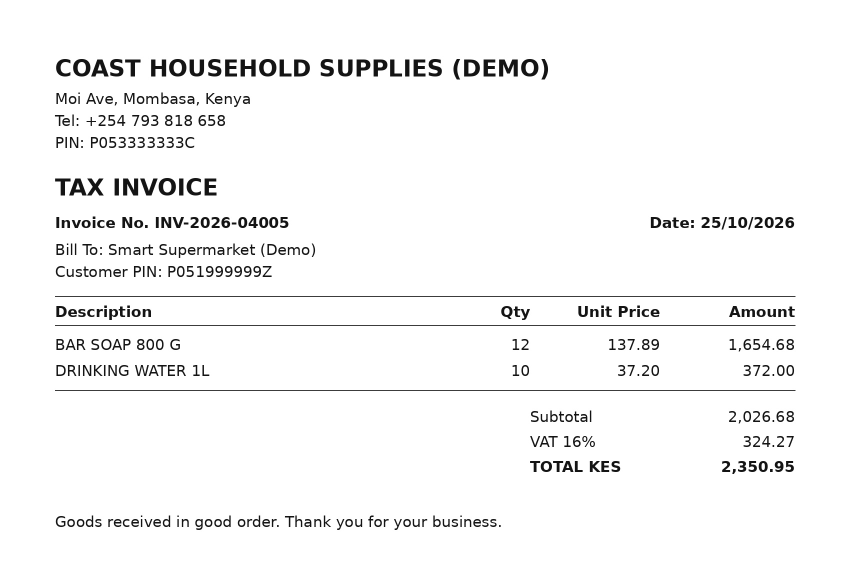
#> input picture sample-data/invoices/invoice-001-classic-clean.jpg, 1700 x 1166 px (shown at 1/2 size)
$ python -i preprocessing.py   (imports and definitions only)   (older library calls are emulated)
#> lines starting #> are read from the running program, lines starting #| are printed output that depends on the picture; after the words box and inside, x2 and y2 are one past the last pixel; in counts of white or black regions, pixels touching at a corner belong together
#> further down, picture is the input picture: shape (1166, 1700, 3); min 12, max 255, mean 246.4
"""OpenCV image preparation for OCR.

Steps (each one is reported, so the review screen and the project report can show what
was done to a photo):

1. Decode, apply the camera's EXIF rotation, and resize so text is a readable size
   (longest side <= 2600 px keeps memory low; small images are enlarged).
2. Measure quality: sharpness (variance of the Laplacian), brightness and contrast.
3. Find the paper: edge detection + the largest four-cornered contour; if it covers a
   reasonable part of the photo, a perspective transform flattens it.
4. Straighten: estimate the text angle from the minimum-area rectangle around ink pixels
   and rotate it level (up to +/- 15 degrees).
5. Clean: remove noise, even out lighting (CLAHE), then adaptive thresholding to black
   text on white, which Tesseract reads best.
"""

import io
from dataclasses import dataclass, field

import cv2
import numpy as np
from PIL import Image, ImageOps

from app.ai.ocr.types import Quality

MAX_SIDE = 2600
MIN_WIDTH = 1400

# Thresholds chosen on the synthetic dataset; documented in docs/ai/ocr.md.
BLUR_WARN = 60.0
DARK_WARN = 70.0
BRIGHT_WARN = 235.0
FAINT_INK = 110.0  # darkest 1% of pixels lighter than this: text is washed out


@dataclass
class Prepared:
    image: np.ndarray  # cleaned, binarised image for OCR
    display: np.ndarray  # straightened colour image for the review screen
    quality: Quality
    steps: list[str] = field(default_factory=list)


# [5 lines left out: function decode, not called in this run]


def _resize(img: np.ndarray, steps: list[str]) -> np.ndarray:
    h, w = img.shape[:2]
    if max(h, w) > MAX_SIDE:
        scale = MAX_SIDE / max(h, w)
        img = cv2.resize(img, (int(w * scale), int(h * scale)), interpolation=cv2.INTER_AREA)
        steps.append(f"resized down x{scale:.2f}")
    elif w < MIN_WIDTH:
        scale = MIN_WIDTH / w
        img = cv2.resize(img, (int(w * scale), int(h * scale)), interpolation=cv2.INTER_CUBIC)
        steps.append(f"resized up x{scale:.2f}")
    return img


def measure(gray: np.ndarray) -> Quality:
    q = Quality(
        blur=float(cv2.Laplacian(gray, cv2.CV_64F).var()),
        brightness=float(gray.mean()),
        contrast=float(gray.std()),
        height=gray.shape[0],
        width=gray.shape[1],
    )
    # How dark is the darkest ink? On a readable page the darkest 1% of pixels is near
    # black. Average brightness alone misleads: white paper is naturally bright.
    ink = float(np.percentile(gray, 1))
#> ink = 20
    blurry = q.blur < BLUR_WARN
#> blurry = False
    if blurry:
        q.problems.append("The photo looks blurry. Hold the phone steady and retake it.")
    if q.brightness < DARK_WARN:
        q.problems.append("The photo is too dark. Use more light.")
    elif ink > FAINT_INK and not blurry:  # blur also lightens ink; one message is enough
        if q.brightness > BRIGHT_WARN:
            q.problems.append("The photo is over-exposed. Avoid glare or direct light.")
        else:
            q.problems.append("The text is faint (low contrast).")
    # Simple 0..1 score: penalise each problem.
    q.score = max(0.0, 1.0 - 0.3 * len(q.problems))
#> q.score = 1
    return q


# [7 lines left out: function _order_corners, not called in this run]


def find_document(img: np.ndarray) -> np.ndarray | None:
    """Corners of the paper if a clear four-sided outline is found, else None."""
    gray = cv2.cvtColor(img, cv2.COLOR_BGR2GRAY)
    small_scale = 800 / max(gray.shape)
    small = cv2.resize(gray, None, fx=small_scale, fy=small_scale) if small_scale < 1 else gray
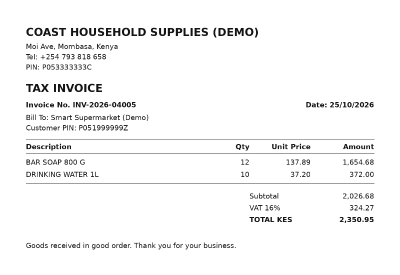
#> small: shape (549, 800) (shown at 1/2 size); min 14, max 255, mean 246.3
    if small_scale >= 1:
        small_scale = 1.0
    blur = cv2.GaussianBlur(small, (5, 5), 0)
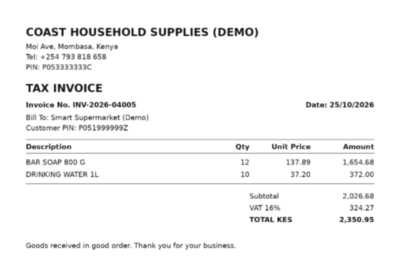
#> blur: shape (549, 800) (shown at 1/2 size); min 20, max 255, mean 246.3
    edges = cv2.Canny(blur, 40, 120)
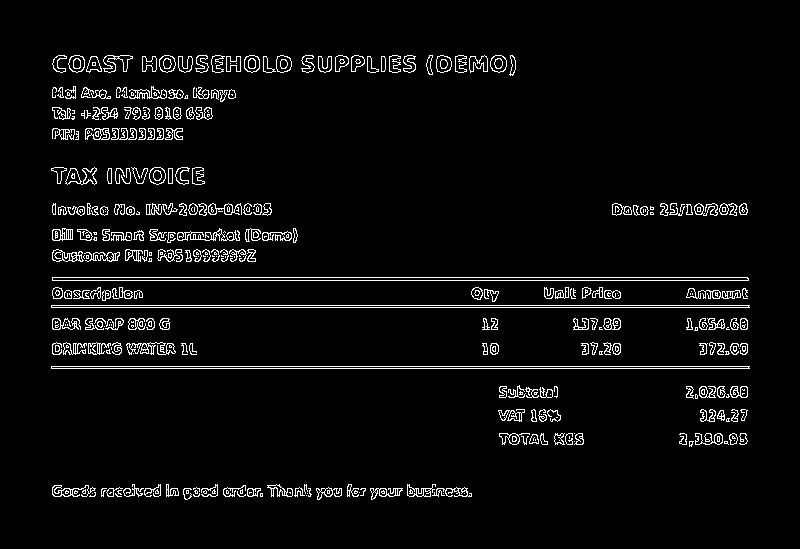
#> edges: shape (549, 800); 4.4% white in thin lines or dots, all inside (x1, y1, x2, y2) = (51, 55, 750, 500)
    edges = cv2.dilate(edges, np.ones((3, 3), np.uint8), iterations=2)
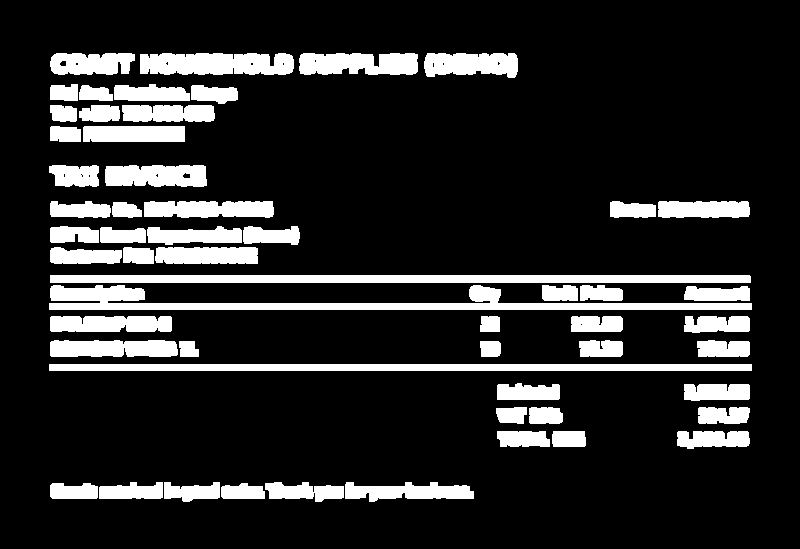
#> edges: shape (549, 800); 16% white; 56 white regions
    contours, _ = cv2.findContours(edges, cv2.RETR_EXTERNAL, cv2.CHAIN_APPROX_SIMPLE)
#> contours = 56 contours; largest, box (x1, y1, x2, y2) and area: (49, 285, 752, 310) 5860, (50, 275, 751, 283) 4900, (49, 364, 752, 371) 4212, (140, 53, 294, 75) 2858, (299, 53, 418, 75) 2150
    area_total = small.shape[0] * small.shape[1]
    for c in sorted(contours, key=cv2.contourArea, reverse=True)[:5]:
        area = cv2.contourArea(c)
        if area < 0.25 * area_total:
            break
        approx = cv2.approxPolyDP(c, 0.02 * cv2.arcLength(c, True), True)
        if len(approx) == 4 and cv2.isContourConvex(approx):
            # Ignore outlines that are basically the photo frame itself.
            if area > 0.97 * area_total:
                return None
            return _order_corners(approx.reshape(4, 2).astype(np.float32) / small_scale)
#> this loop made 1 pass
#> area on pass 1: 5860.5
    return None


# [11 lines left out: function flatten, not called in this run]


def estimate_skew(gray: np.ndarray) -> float:
    """Angle (degrees) of the text lines, from the rotated rectangles around text rows."""
    binary = cv2.threshold(gray, 0, 255, cv2.THRESH_BINARY_INV + cv2.THRESH_OTSU)[1]
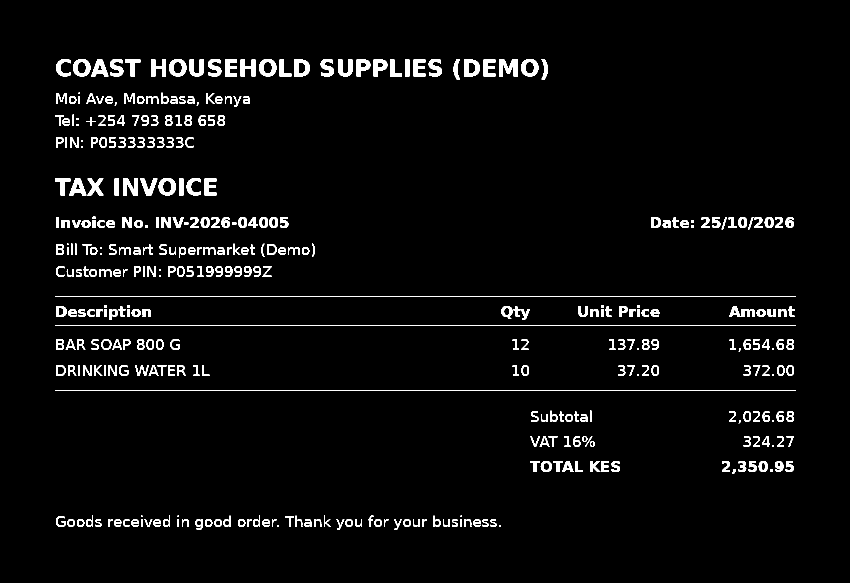
#> binary: shape (1166, 1700) (shown at 1/2 size); 3.8% white; 378 white regions (21 under 20 px), largest, box (x1, y1, x2, y2) and area: (110, 592, 1591, 594) 2962, (110, 650, 1591, 652) 2962, (110, 780, 1591, 782) 2962
    # Join characters into horizontal text blobs so each blob's angle follows its line.
    kernel = cv2.getStructuringElement(cv2.MORPH_RECT, (max(15, gray.shape[1] // 60), 3))
    blobs = cv2.dilate(binary, kernel, iterations=1)
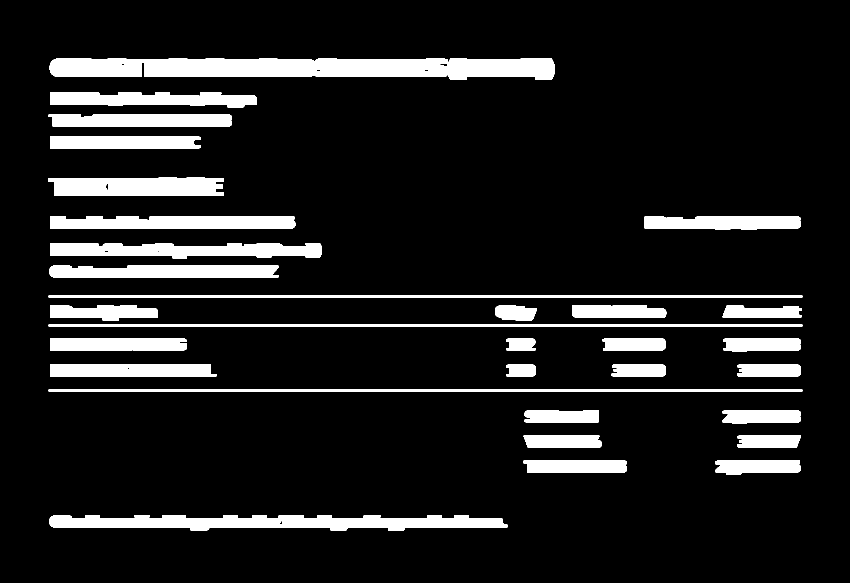
#> blobs: shape (1166, 1700) (shown at 1/2 size); 11% white; 33 white regions
    contours, _ = cv2.findContours(blobs, cv2.RETR_EXTERNAL, cv2.CHAIN_APPROX_SIMPLE)
#> contours = 33 contours; largest, box (x1, y1, x2, y2) and area: (99, 117, 1110, 160) 35738, (99, 1030, 1015, 1061) 18055, (97, 355, 447, 392) 11766, (100, 486, 644, 517) 11671, (100, 432, 591, 457) 10699
    angles, weights = [], []
    for c in contours:
        (_, _), (w, h), angle = cv2.minAreaRect(c)
        # OpenCV reports angles in [0, 90); when it calls the long side the "height",
        # the text line runs at angle - 90.
        if w < h:
            w, h = h, w
            angle -= 90
        if angle > 45:
            angle -= 90
        elif angle < -45:
            angle += 90
        if w < gray.shape[1] * 0.08 or w / max(h, 1) < 3:
            continue  # not a text line
        if abs(angle) <= 15:
            angles.append(angle)
            weights.append(w)
#> this loop made 33 passes
#> (c, w, h, angle) on passes 1, 2, 10, 19, 24: ([[908, 1030], [908, 1034], [937, 1034], [937, 1030]], 29, 4, -90), ([[269, 1030], [269, 1034], [298, 1034], [298, 1030]], 29, 4, -90), ([[97, 779], [97, 782], [1604, 782], [1604, 779]], 1507, 3, -90), ([[97, 649], [97, 652], [1604, 652], [1604, 649]], 1507, 3, -90), ([[97, 591], [97, 594], [1604, 594], [1604, 591]], 1507, 3, -90)
#> after the loop, angles = []; weights = []
    if not angles:
        return 0.0
    order = np.argsort(angles)
    a, wts = np.array(angles)[order], np.array(weights)[order]
    cumulative = np.cumsum(wts)
    return float(a[np.searchsorted(cumulative, cumulative[-1] / 2)])  # weighted median


# [10 lines left out: function rotate, not called in this run]


def prepare(img: np.ndarray, *, is_scan: bool = False) -> Prepared:
    """Full preparation. `is_scan` skips document detection for rendered PDF pages."""
    steps: list[str] = []
    img = _resize(img, steps)
    gray = cv2.cvtColor(img, cv2.COLOR_BGR2GRAY)
    quality = measure(gray)

    if not is_scan:
        corners = find_document(img)
        if corners is not None:
            img = flatten(img, corners)
            quality.document_detected = True
            steps.append("paper outline found; perspective corrected")
            img = _resize(img, steps)
            gray = cv2.cvtColor(img, cv2.COLOR_BGR2GRAY)

    skew = estimate_skew(gray)
#> skew = 0
    quality.skew_degrees = round(skew, 2)
#> quality.skew_degrees = 0
    if abs(skew) >= 0.3:
        img = rotate(img, skew)
        gray = cv2.cvtColor(img, cv2.COLOR_BGR2GRAY)
        steps.append(f"straightened by {skew:.1f} degrees")

    display = img
    denoised = cv2.fastNlMeansDenoising(gray, None, h=10, templateWindowSize=7, searchWindowSize=21)
    clahe = cv2.createCLAHE(clipLimit=2.0, tileGridSize=(8, 8)).apply(denoised)
    binary = cv2.adaptiveThreshold(
        clahe, 255, cv2.ADAPTIVE_THRESH_GAUSSIAN_C, cv2.THRESH_BINARY, 31, 15
    )
    # Morphological closing on the white background fills in tiny black specks (noise)
    # without eating into the strokes of real characters.
    binary = cv2.morphologyEx(binary, cv2.MORPH_CLOSE, np.ones((2, 2), np.uint8))
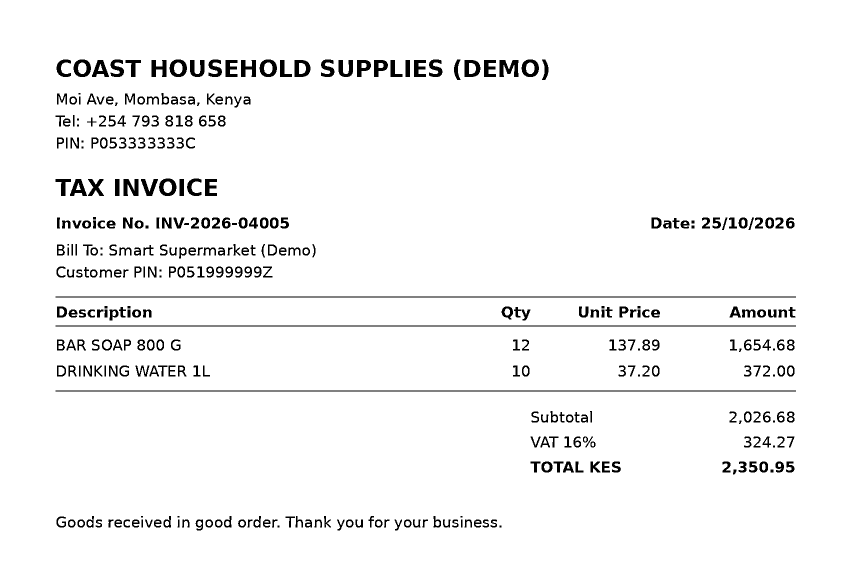
#> binary: shape (1166, 1700) (shown at 1/2 size); 96.1% white; 377 black regions (21 under 20 px), largest, box (x1, y1, x2, y2) and area: (111, 593, 1592, 595) 2962, (111, 651, 1592, 653) 2962, (111, 781, 1592, 783) 2962
    steps.append("denoised, contrast-equalised and binarised")
    return Prepared(image=binary, display=display, quality=quality, steps=steps)

>>> import cv2
>>> picture = cv2.imread('../../../../sample-data/invoices/invoice-001-classic-clean.jpg')
>>> result = prepare(picture)
